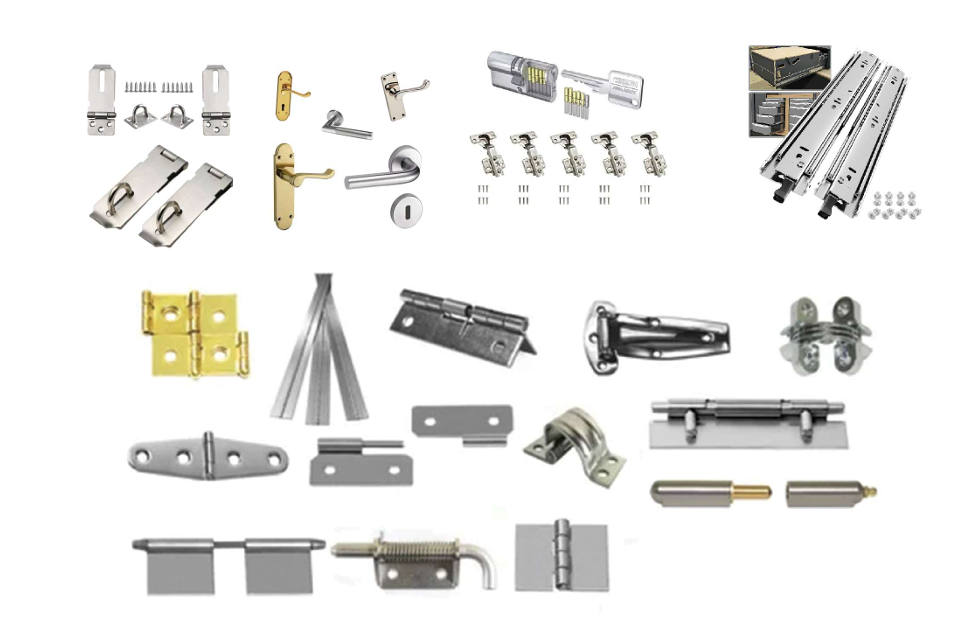
#> input picture src/data/script/1.png, 957 x 619 px
$ python crop.py
#> lines starting #> are read from the running program, lines starting #| are printed output that depends on the picture; after the words box and inside, x2 and y2 are one past the last pixel; in counts of white or black regions, pixels touching at a corner belong together
import cv2
import os

IMAGE_PATH = "1.png"
OUTPUT_DIR = "crops"
os.makedirs(OUTPUT_DIR, exist_ok=True)
img = cv2.imread(IMAGE_PATH)
#> img is the input picture: shape (619, 957, 3); mean B, G, R 231, 233.1, 233.7
gray = cv2.cvtColor(img, cv2.COLOR_BGR2GRAY)
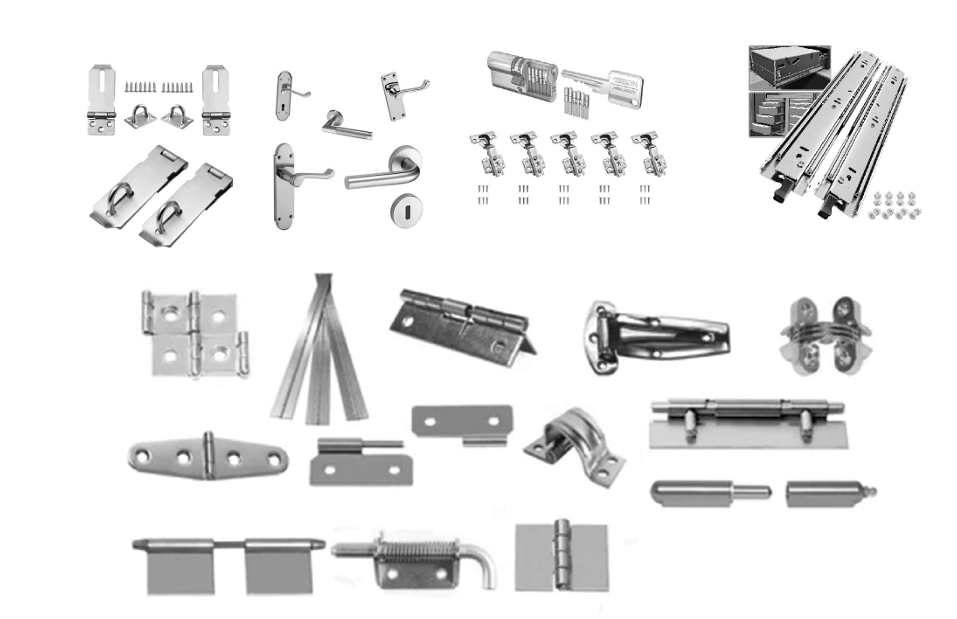
#> gray: shape (619, 957); min 0, max 255, mean 233
edges = cv2.Canny(gray, 50, 150)
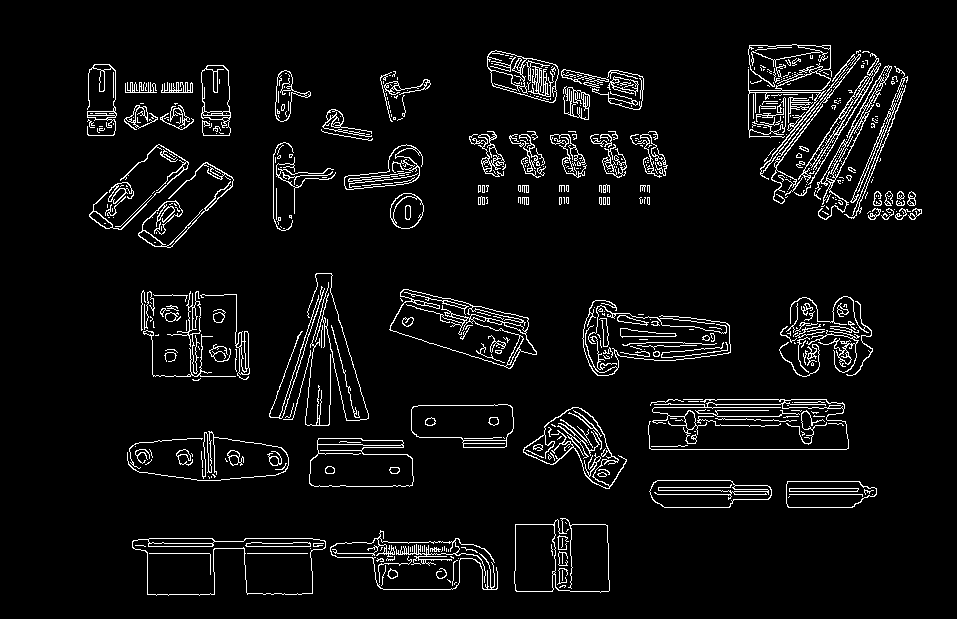
#> edges: shape (619, 957); 5.5% white in thin lines or dots, all inside (x1, y1, x2, y2) = (87, 44, 922, 596)
kernel = cv2.getStructuringElement(cv2.MORPH_RECT, (7,7))
dilated = cv2.dilate(edges, kernel, iterations=2)
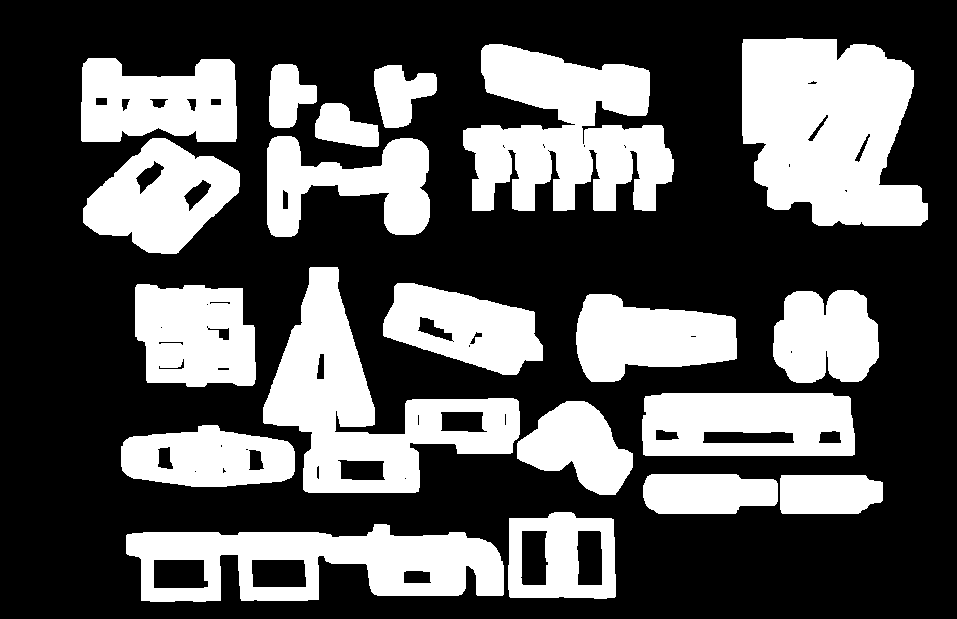
#> dilated: shape (619, 957); 34.5% white; 20 white regions
contours, _ = cv2.findContours(dilated, cv2.RETR_EXTERNAL, cv2.CHAIN_APPROX_SIMPLE)
#> contours = 20 contours; largest, box (x1, y1, x2, y2) and area: (742, 38, 928, 226) 26749, (263, 267, 520, 493) 23038, (463, 44, 674, 211) 21690, (126, 524, 504, 602) 20412, (642, 393, 855, 456) 12856
count = 0
for c in contours:
    x, y, w, h = cv2.boundingRect(c)
    if w < 50 or h < 50:
        continue
    crop = img[y:y+h, x:x+w]
    count += 1
    filename = f"{OUTPUT_DIR}/p{count}.png"
    cv2.imwrite(filename, crop)
#> this loop made 20 passes
#> (x, y, w, h, filename) on passes 1, 2, 5, 6, 7, 8, 9, 10, 11, 12, 13, 14: (126, 524, 378, 78, 'crops/p1.png'), (508, 512, 108, 87, 'crops/p2.png'), (121, 425, 174, 62, 'crops/p3.png'), (517, 401, 116, 94, 'crops/p4.png'), (642, 393, 213, 63, 'crops/p5.png'), (576, 294, 161, 88, 'crops/p6.png'), (773, 290, 106, 93, 'crops/p7.png'), (135, 284, 121, 103, 'crops/p8.png'), (383, 283, 160, 92, 'crops/p9.png'), (263, 267, 257, 226, 'crops/p10.png'), (83, 138, 157, 116, 'crops/p11.png'), (267, 136, 163, 101, 'crops/p12.png')
#> (x, y, w, h) on passes 3, 4, 15, 17: (780, 475, 103, 39), (643, 474, 135, 40), (315, 103, 64, 44), (269, 64, 48, 64)
#> pass 1, `crop = img[y:y+h, x:x+w]`:
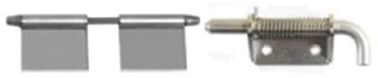
#> crop: shape (78, 378, 3); mean B, G, R 201, 202.7, 203.4
#> pass 2, `crop = img[y:y+h, x:x+w]`:
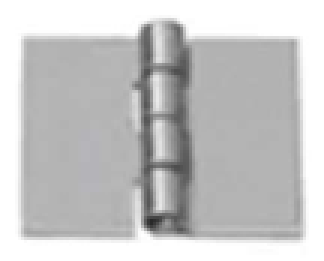
#> crop: shape (87, 108, 3) (shown 3 times larger); mean B, G, R 198.8, 198.7, 198.7
#> after the loop, count = 16
print("Products saved:", count)
#| Products saved: 16
